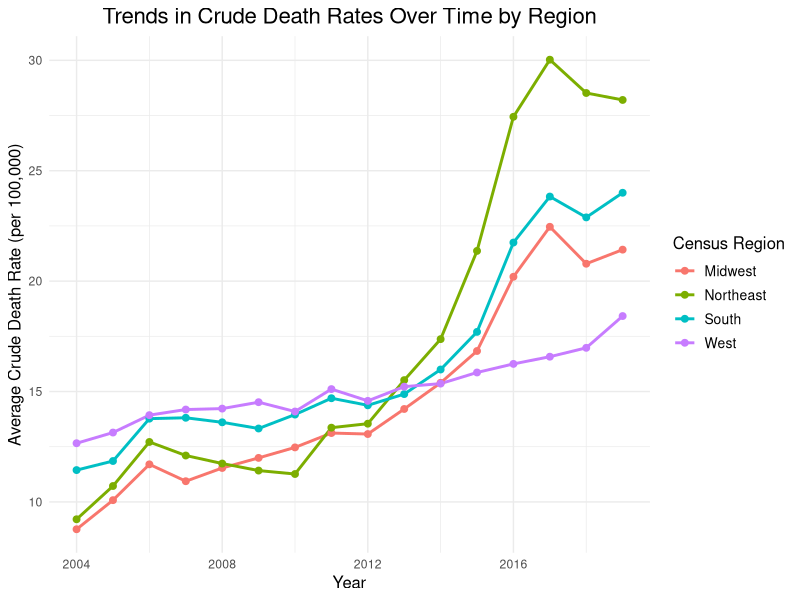

Recreate this plot in R. (Note: this script raises an error after producing the figure.)
## ---- chunk 1
knitr::opts_chunk$set(echo = TRUE, warning = FALSE, message = FALSE)
library(ggplot2)
library(dplyr)
library(tidyr)
library(gganimate)
## ---- chunk 2
#cdc data cleaned
cdc_data <- read.csv('cdc_data.csv')
cdc <- cdc_data[cdc_data$Notes != "Total", ]
cdc_clean <- cdc_data %>%
  filter(Notes != "Total") %>%
  select(-Notes, -contains("Code")) %>%
  mutate(Crude.Rate = as.numeric(Crude.Rate))
## ---- chunk 3
# facilities data cleaned 
statedata <- read.csv('statedata.csv')
state <- statedata[statedata$INDICATOR == "SA_fac", ]
## ---- chunk 4
merged_data <- merge(cdc, state, by.x = c("State", "Year"), by.y = c("STATE", "YEAR"))
merged_data$DeathsPerCapita <- merged_data$Deaths / merged_data$Population
merged_data$FacilitiesPerCapita <- merged_data$VALUE / merged_data$Population
## ---- chunk 5
deaths <- cdc_data[cdc_data$Notes != "Total",]
#cleaning facilities data
facilities <- statedata[statedata$INDICATOR == "SA_fac",]
region <- read.csv('states.csv')
## ---- chunk 6
both_data <- merge(deaths, facilities, by = c("State", "Year"), by.y = c("STATE", "YEAR"))
both_data$DeathsPerCapita <- merged_data$Deaths / merged_data$Population
both_data$FacilitiesPerCapita <- merged_data$VALUE / merged_data$Population
## ---- chunk 7
merged_data <- left_join(both_data, region, by = ("State" = "State"))
merged_data <- merged_data %>% 
  mutate(
    `Crude.Rate` = na_if(`Crude.Rate`, "Unreliable"),
    `Crude.Rate` = as.numeric(`Crude.Rate`), 
  )
merged_data <- na.omit(merged_data)
## ---- chunk 8
merged_data$State <- tolower(merged_data$State)
state_geodata <- map_data("state")
merged_data <- merge(merged_data, state_geodata, by.x = "State", by.y = "region")
## ---- chunk 9
merged_data$Crude.Rate <- as.numeric(gsub("Unreliable", NA, merged_data$Crude.Rate))

region_summary <- merged_data %>%
  group_by(Region, Year) %>%
  summarize(
    Avg_Crude_Rate = mean(Crude.Rate, na.rm = TRUE),
    Total_Deaths = sum(Deaths, na.rm = TRUE)
  )
## ---- chunk 10
ggplot(region_summary, aes(x = Year, y = Avg_Crude_Rate, color = Region)) +
  geom_line(size = 1) +
  geom_point(size = 2) +
  theme_minimal() +
  labs(
    title = "Trends in Crude Death Rates Over Time by Region",
    x = "Year",
    y = "Average Crude Death Rate (per 100,000)",
    color = "Census Region"
  ) +
  theme(
    plot.title = element_text(hjust = 0.5, size = 16),
    axis.title.x = element_text(size = 12),
    axis.title.y = element_text(size = 12),
    legend.title = element_text(size = 12),
    legend.text = element_text(size = 10)
  )
## ---- chunk 11
anim <- ggplot(merged_data, aes(x = long, y = lat, fill = DeathsPerCapita, group=group)) + # ggplot 
  geom_polygon(color = "black") + # outline of the states colors
    scale_fill_gradient(low = "blue", high = "red") +
  coord_map("polyconic") + # polyconic is the type of geographic map which uses long and lat based on the cones which fill the Earth
  theme_bw() + 
  labs(
    title = "Opioid-Related Deaths Per Capita",
    subtitle = "Year: {frame_time}",
    x = NULL,
    y = NULL
  ) +
  theme_minimal() +
  theme(
    plot.title = element_text(size = 14, face = "bold"),
    legend.position = "right"
  ) +
  transition_time(Year)
## ---- chunk 12
anim_save("mapdeaths.gif", anim)

knitr::include_graphics('mapdeaths.gif')
## ---- chunk 13
# Aggregate total deaths and population by state
state_stats <- cdc_clean %>%
  group_by(State) %>%
  summarize(
    Total_Deaths = sum(Deaths, na.rm = TRUE),
    Total_Population = sum(Population, na.rm = TRUE),
    Deaths_Per_Capita = Total_Deaths / Total_Population,
    .groups = "drop"
  )

# Bar chart of deaths per capita by state
ggplot(state_stats, aes(x = reorder(State, Deaths_Per_Capita), y = Deaths_Per_Capita)) +
  geom_bar(stat = "identity", fill = "steelblue") +
  coord_flip() +
  labs(
    title = "Total Deaths Per Capita by State (1999-2020)",
    x = "State",
    y = "Deaths Per Capita"
  ) +
  theme_minimal()
## ---- chunk 14
highlighted_states <- merged_data[merged_data$State %in% c("kentucky", "west virginia", "pennsylvania", "new mexico", "district of columbia"), ]
unique_states <- unique(highlighted_states$State)

for (state in unique_states) {
  state_data <- highlighted_states[highlighted_states$State == state, ]

  plot <- ggplot(state_data, aes(x = FacilitiesPerCapita, y = DeathsPerCapita)) +
    geom_point(aes(label = Year), color = "blue", size = 2, shape = 21, stroke = 1) +  
    geom_smooth(method = "lm", se = FALSE, color = "red", linetype = "solid") +
    geom_text(aes(label = Year), vjust = -1, size = 3, color = "black") +
    labs(
      title = paste("Regression Plot for", state),
      x = "Drug Facilities per Capita",
      y = "Deaths of Despair per Capita"
    ) +
    theme_minimal() +
    theme(
      plot.title = element_text(hjust = 0.5, size = 10, face = "bold"),
      axis.title = element_text(size = 14),
      axis.text = element_text(size = 12)
    )

  print(plot)
}
